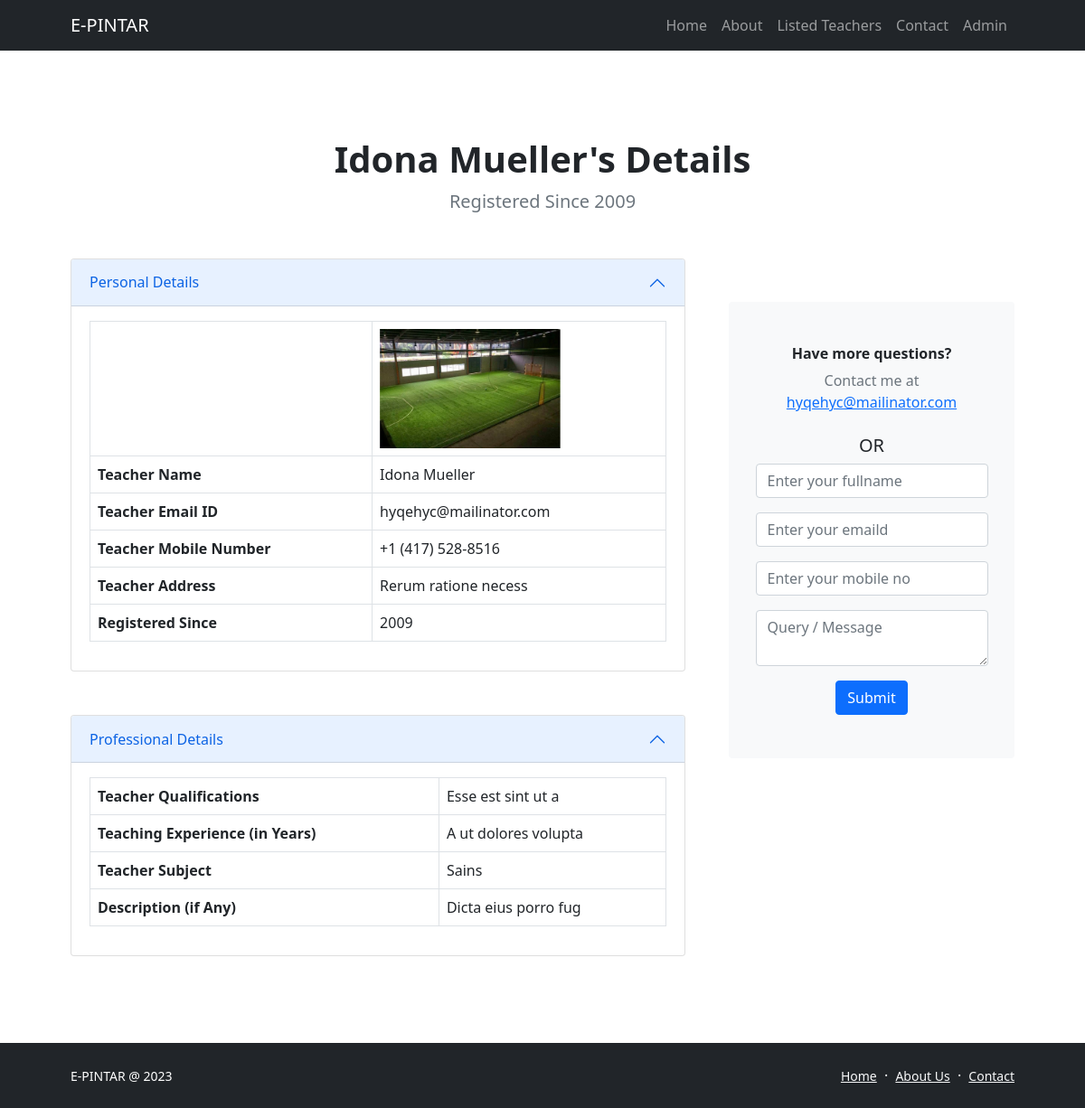
The app's page /teacher-detail.php?teacher_id=4 with its own data.
### tables this page shows
CREATE TABLE `teachers` (
  `id` int(11) NOT NULL,
  `name` varchar(255) NOT NULL,
  `photo` varchar(255) NOT NULL,
  `email` varchar(255) NOT NULL,
  `phone` varchar(255) NOT NULL,
  `address` text NOT NULL,
  `qualification` varchar(255) NOT NULL,
  `experience` varchar(255) NOT NULL,
  `subject_id` int(11) NOT NULL,
  `description` varchar(255) NOT NULL,
  `created` varchar(255) NOT NULL,
  `password` varchar(255) NOT NULL DEFAULT 'password',
  `status` varchar(255) NOT NULL DEFAULT 'not public'
);

CREATE TABLE `subjects` (
  `id` int(11) NOT NULL,
  `name` varchar(255) NOT NULL,
  `code` varchar(255) NOT NULL
);

### config/include.php (called while the page is built, shortened)
<?php
function route($path)
{
    return $_ENV['URL_PATH'] . $path;
}

### teacher/controller/controller.php (called while the page is built, shortened)
<?php
$conn = mysqli_connect($_ENV['DB_HOST'], $_ENV['DB_USERNAME'], $_ENV['DB_PASSWORD'], $_ENV['DB_DATABASE']);
function mysqlj($query)
{
    global $conn;
    return mysqli_query($conn, $query);
}
function getTeacher($id)
{
    $query = "SELECT teachers.*, subjects.name as subject_name FROM teachers INNER JOIN subjects ON teachers.subject_id=subjects.id WHERE teachers.id=$id";
    $result = mysqlj($query);
    return mysqli_fetch_assoc($result);
}

### teacher-detail.php (the view, shortened to what this page needs)
<?php
include('config/include.php');
include(asset('teacher/controller/controller.php'));
$teacher = getTeacher($_GET['teacher_id']);
?>
<!DOCTYPE html>
<html lang="en">
<head>
    <link href="https://cdn.jsdelivr.net/npm/bootstrap-icons@1.5.0/font/bootstrap-icons.css" rel="stylesheet" />
    <link rel="stylesheet" type="text/css" href="<?= route('css/style.css') ?>">
</head>
<body class="d-flex flex-column h-100">
    <main class="flex-shrink-0">
        <?php include('inc/topbar.php') ?>
        <section class="py-5">
            <div class="container px-5 my-5">
                <div class="text-center mb-5">
                    <h1 class="fw-bolder"><?= $teacher['name'] ?>'s Details</h1>
                    <p class="lead fw-normal text-muted mb-0">Registered Since <?= substr($teacher['created'], 0 ,4) ?></p>
                </div>
                <div class="row gx-5">
                    <div class="col-xl-8">
                        <div class="accordion mb-5" id="accordionExample">
                            <div class="accordion-item">
                                <h3 class="accordion-header" id="headingOne"><button class="accordion-button" type="button" data-bs-toggle="collapse" data-bs-target="#collapseOne" aria-expanded="true" aria-controls="collapseOne">Personal Details</button></h3>
                                <div class="accordion-collapse collapse show" id="collapseOne" aria-labelledby="headingOne" data-bs-parent="#accordionExample">
                                    <div class="accordion-body">
                                        <table class="table table-bordered">
                                            <tr>
                                                <th></th>
                                                <td><img src="<?= route($teacher['photo']) ?>" width="200"></td>
                                            </tr>
                                            <tr>
                                                <th>Teacher Name</th>
                                                <td><?= $teacher['name'] ?></td>
                                            </tr>
                                            <tr>
                                                <th>Teacher Email ID</th>
                                                <td><?= $teacher['email'] ?></td>
                                            </tr>
                                            <tr>
                                                <th>Teacher Mobile Number</th>
                                                <td><?= $teacher['phone'] ?></td>
                                            </tr>
                                            <tr>
                                                <th>Teacher Address</th>
                                                <td><?= $teacher['address'] ?></td>
                                            </tr>
                                            <tr>
                                                <th>Registered Since</th>
                                                <td><?= substr($teacher['created'], 0 ,4) ?></td>
                                            </tr>
                                        </table>
                                    </div>
                                </div>
                            </div>
                        </div>
                        <div class="accordion mb-5 mb-xl-0" id="accordionExample2">
                            <div class="accordion-item">
                                <h3 class="accordion-header" id="headingOne"><button class="accordion-button" type="button" data-bs-toggle="collapse" data-bs-target="#collapseOne" aria-expanded="true" aria-controls="collapseOne">Professional Details</button></h3>
                                <div class="accordion-collapse collapse show" id="collapseOne" aria-labelledby="headingOne" data-bs-parent="#accordionExample2">
                                    <div class="accordion-body">
                                        <table class="table table-bordered">
                                            <tr>
                                                <th>Teacher Qualifications</th>
                                                <td><?= $teacher['qualification'] ?></td>
                                            </tr>
                                            <tr>
                                                <th>Teaching Experience (in Years)</th>
                                                <td><?= $teacher['experience'] ?></td>
                                            </tr>
                                            <tr>
                                                <th>Teacher Subject</th>
                                                <td><?= $teacher['subject_name'] ?></td>
                                            </tr>
                                            <tr>
                                                <th>Description (if Any)</th>
                                                <td><?= $teacher['description'] ?></td>
                                            </tr>
                                        </table>
                                    </div>
                                </div>
                            </div>
                        </div>
                    </div>
                    <div class="col-xl-4">
                        <div class="card border-0 bg-light mt-xl-5">
                            <div class="card-body p-4 py-lg-5">
                                <div class="d-flex align-items-center justify-content-center">
                                    <div class="text-center">
                                        <div class="h6 fw-bolder">Have more questions?</div>
                                        <p class="text-muted mb-4">
                                            Contact me at
                                            <br />
                                            <a href="#!"><?= $teacher['email'] ?></a>
                                        </p>
                                        <h5>OR</h5>
                                        <form method="post">
                                            <p> <input type="text" name="name" placeholder="Enter your fullname" class="form-control" required></p>
                                            <p><input type="email" name="email" placeholder="Enter your emaild" class="form-control" required></p>
                                            <p><input type="text" name="phone" placeholder="Enter your mobile no" class="form-control"  required></p>
                                            <p><textarea class="form-control" name="message" placeholder="Query / Message" required></textarea>
                                            </p>
                                            <input type="submit" class="btn btn-primary" name="submit">
                                        </form>
                                    </div>
                                </div>
                            </div>
                        </div>
                    </div>
                </div>
            </div>
        </section>
    </main>
    <?php include('inc/footer.php') ?>
</body>
</html>

### inc/topbar.php (shortened to what this page needs)
<nav class="navbar navbar-expand-lg navbar-dark bg-dark">
    <div class="container px-5">
        <a class="navbar-brand" href="<?= route('') ?>"><?= $_ENV['APP_NAME'] ?></a>
        <div class="collapse navbar-collapse" id="navbarSupportedContent">
            <ul class="navbar-nav ms-auto mb-2 mb-lg-0">
                <li class="nav-item"><a class="nav-link" href="<?= route('') ?>">Home</a></li>
                <li class="nav-item"><a class="nav-link" href="<?= route('about.php') ?>">About</a></li>
                <li class="nav-item"><a class="nav-link" href="<?= route('teachers-index.php') ?>">Listed Teachers</a></li>
                <li class="nav-item"><a class="nav-link" href="<?= route('contact.php') ?>">Contact</a></li>
                <li class="nav-item"><a class="nav-link" href="<?= route('admin/login.php') ?>">Admin</a></li>
            </ul>
        </div>
    </div>
</nav>

### inc/footer.php
<footer class="bg-dark py-4 mt-auto">
    <div class="container px-5">
        <div class="row align-items-center justify-content-between flex-column flex-sm-row">
            <div class="col-auto">
                <div class="small m-0 text-white"><?= $_ENV['APP_NAME'] ?> @ <?php echo date('Y'); ?></div>
            </div>
            <div class="col-auto">
                <a class="link-light small" href="<?= route('') ?>">Home</a>
                <span class="text-white mx-1">&middot;</span>
                <a class="link-light small" href="<?= route('about.php') ?>">About Us</a>
                <span class="text-white mx-1">&middot;</span>
                <a class="link-light small" href="<?= route('contact.php') ?>">Contact</a>
            </div>
        </div>
    </div>
</footer>

### records on screen
teachers: name "Idona Mueller", created "2009", photo (picture), email "hyqehyc@mailinator.com", phone "+1 (417) 528-8516", address "Rerum ratione necess", qualification "Esse est sint ut a", experience "A ut dolores volupta", subject.name "Sains", description "Dicta eius porro fug"

### other values on screen
$_ENV['APP_NAME'] "E-PINTAR"
